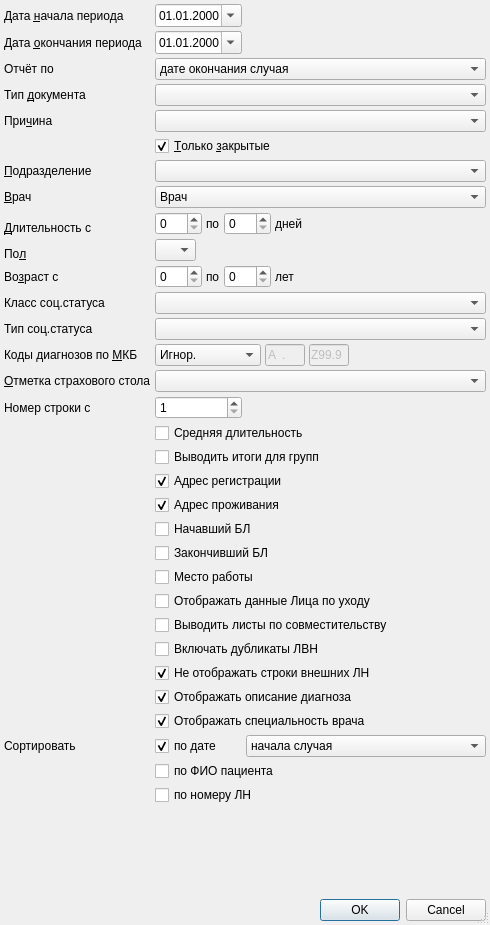
<?xml version="1.0" encoding="UTF-8"?>
<ui version="4.0">
 <class>TempInvalidF036SetupDialog</class>
 <widget class="QDialog" name="TempInvalidF036SetupDialog">
  <property name="windowModality">
   <enum>Qt::ApplicationModal</enum>
  </property>
  <property name="geometry">
   <rect>
    <x>0</x>
    <y>0</y>
    <width>490</width>
    <height>925</height>
   </rect>
  </property>
  <property name="windowTitle">
   <string>параметры отчёта</string>
  </property>
  <property name="sizeGripEnabled">
   <bool>true</bool>
  </property>
  <layout class="QGridLayout">
   <property name="margin">
    <number>4</number>
   </property>
   <property name="spacing">
    <number>4</number>
   </property>
   <item row="11" column="1" colspan="2">
    <widget class="QFrame" name="frmAge">
     <property name="frameShape">
      <enum>QFrame::NoFrame</enum>
     </property>
     <property name="frameShadow">
      <enum>QFrame::Raised</enum>
     </property>
     <layout class="QHBoxLayout">
      <property name="spacing">
       <number>4</number>
      </property>
      <property name="margin">
       <number>0</number>
      </property>
      <item>
       <widget class="QSpinBox" name="edtAgeFrom">
        <property name="sizePolicy">
         <sizepolicy hsizetype="Preferred" vsizetype="Fixed">
          <horstretch>0</horstretch>
          <verstretch>0</verstretch>
         </sizepolicy>
        </property>
        <property name="maximum">
         <number>150</number>
        </property>
       </widget>
      </item>
      <item>
       <widget class="QLabel" name="lblAgeTo">
        <property name="text">
         <string>по</string>
        </property>
        <property name="buddy">
         <cstring>edtAgeTo</cstring>
        </property>
       </widget>
      </item>
      <item>
       <widget class="QSpinBox" name="edtAgeTo">
        <property name="sizePolicy">
         <sizepolicy hsizetype="Preferred" vsizetype="Fixed">
          <horstretch>0</horstretch>
          <verstretch>0</verstretch>
         </sizepolicy>
        </property>
        <property name="maximum">
         <number>150</number>
        </property>
       </widget>
      </item>
      <item>
       <widget class="QLabel" name="lblAgeYears">
        <property name="text">
         <string>лет</string>
        </property>
        <property name="buddy">
         <cstring>edtAgeTo</cstring>
        </property>
       </widget>
      </item>
      <item>
       <spacer>
        <property name="orientation">
         <enum>Qt::Horizontal</enum>
        </property>
        <property name="sizeHint" stdset="0">
         <size>
          <width>21</width>
          <height>20</height>
         </size>
        </property>
       </spacer>
      </item>
     </layout>
    </widget>
   </item>
   <item row="15" column="1" colspan="2">
    <widget class="QFrame" name="frmMKB">
     <property name="frameShape">
      <enum>QFrame::NoFrame</enum>
     </property>
     <property name="frameShadow">
      <enum>QFrame::Raised</enum>
     </property>
     <layout class="QGridLayout">
      <property name="horizontalSpacing">
       <number>4</number>
      </property>
      <property name="verticalSpacing">
       <number>0</number>
      </property>
      <property name="margin">
       <number>0</number>
      </property>
      <item row="0" column="0">
       <widget class="QComboBox" name="cmbMKBFilter">
        <item>
         <property name="text">
          <string>Игнор.</string>
         </property>
        </item>
        <item>
         <property name="text">
          <string>Интервал</string>
         </property>
        </item>
        <item>
         <property name="text">
          <string>Без диагноза</string>
         </property>
        </item>
       </widget>
      </item>
      <item row="0" column="1">
       <widget class="CICDCodeEdit" name="edtMKBFrom">
        <property name="enabled">
         <bool>false</bool>
        </property>
        <property name="sizePolicy">
         <sizepolicy hsizetype="Fixed" vsizetype="Fixed">
          <horstretch>0</horstretch>
          <verstretch>0</verstretch>
         </sizepolicy>
        </property>
        <property name="maximumSize">
         <size>
          <width>40</width>
          <height>16777215</height>
         </size>
        </property>
        <property name="inputMask">
         <string>a00.00; </string>
        </property>
        <property name="text">
         <string>A.</string>
        </property>
        <property name="maxLength">
         <number>6</number>
        </property>
       </widget>
      </item>
      <item row="0" column="2">
       <widget class="CICDCodeEdit" name="edtMKBTo">
        <property name="enabled">
         <bool>false</bool>
        </property>
        <property name="sizePolicy">
         <sizepolicy hsizetype="Fixed" vsizetype="Fixed">
          <horstretch>0</horstretch>
          <verstretch>0</verstretch>
         </sizepolicy>
        </property>
        <property name="maximumSize">
         <size>
          <width>40</width>
          <height>16777215</height>
         </size>
        </property>
        <property name="inputMask">
         <string>a00.00; </string>
        </property>
        <property name="text">
         <string>Z99.9</string>
        </property>
        <property name="maxLength">
         <number>6</number>
        </property>
       </widget>
      </item>
      <item row="0" column="3">
       <spacer>
        <property name="orientation">
         <enum>Qt::Horizontal</enum>
        </property>
        <property name="sizeHint" stdset="0">
         <size>
          <width>40</width>
          <height>20</height>
         </size>
        </property>
       </spacer>
      </item>
     </layout>
    </widget>
   </item>
   <item row="1" column="2">
    <spacer>
     <property name="orientation">
      <enum>Qt::Horizontal</enum>
     </property>
     <property name="sizeHint" stdset="0">
      <size>
       <width>101</width>
       <height>20</height>
      </size>
     </property>
    </spacer>
   </item>
   <item row="17" column="0">
    <widget class="QLabel" name="lblInsuranceOfficeMark">
     <property name="text">
      <string>&amp;Отметка страхового стола</string>
     </property>
     <property name="buddy">
      <cstring>cmbInsuranceOfficeMark</cstring>
     </property>
    </widget>
   </item>
   <item row="14" column="1" colspan="2">
    <widget class="CRBComboBox" name="cmbSocStatusType"/>
   </item>
   <item row="37" column="1" colspan="2">
    <widget class="QCheckBox" name="chkNumberSort">
     <property name="text">
      <string>по номеру ЛН</string>
     </property>
    </widget>
   </item>
   <item row="26" column="1" colspan="2">
    <widget class="QCheckBox" name="chkEndPerson">
     <property name="text">
      <string>Закончивший БЛ</string>
     </property>
    </widget>
   </item>
   <item row="36" column="1" colspan="2">
    <widget class="QCheckBox" name="chkClientNameSort">
     <property name="text">
      <string>по ФИО пациента </string>
     </property>
    </widget>
   </item>
   <item row="30" column="1" colspan="2">
    <widget class="QCheckBox" name="chkTempInvalidDuplicateWork">
     <property name="text">
      <string>Включать дубликаты ЛВН</string>
     </property>
    </widget>
   </item>
   <item row="18" column="0">
    <widget class="QLabel" name="lblCntUser">
     <property name="text">
      <string>Номер строки с</string>
     </property>
    </widget>
   </item>
   <item row="34" column="2">
    <widget class="QComboBox" name="cmbDateSort">
     <item>
      <property name="text">
       <string>начала случая</string>
      </property>
     </item>
     <item>
      <property name="text">
       <string>начала ЛН</string>
      </property>
     </item>
    </widget>
   </item>
   <item row="18" column="1">
    <widget class="QSpinBox" name="edtCntUser">
     <property name="minimum">
      <number>1</number>
     </property>
     <property name="maximum">
      <number>999999999</number>
     </property>
    </widget>
   </item>
   <item row="7" column="1" colspan="2">
    <widget class="CPersonComboBoxEx" name="cmbPerson">
     <item>
      <property name="text">
       <string>Врач</string>
      </property>
     </item>
    </widget>
   </item>
   <item row="0" column="1">
    <widget class="CDateEdit" name="edtBegDate">
     <property name="sizePolicy">
      <sizepolicy hsizetype="Maximum" vsizetype="Fixed">
       <horstretch>0</horstretch>
       <verstretch>0</verstretch>
      </sizepolicy>
     </property>
     <property name="displayFormat">
      <string>dd.MM.yyyy</string>
     </property>
     <property name="calendarPopup">
      <bool>true</bool>
     </property>
    </widget>
   </item>
   <item row="29" column="1" colspan="2">
    <widget class="QCheckBox" name="chkTempInvalidDuplicate">
     <property name="text">
      <string>Выводить листы по совместительству</string>
     </property>
    </widget>
   </item>
   <item row="4" column="0">
    <widget class="QLabel" name="lblTempInvalidReason">
     <property name="text">
      <string>При&amp;чина</string>
     </property>
     <property name="buddy">
      <cstring>cmbReason</cstring>
     </property>
    </widget>
   </item>
   <item row="0" column="0">
    <widget class="QLabel" name="lblBegDate">
     <property name="text">
      <string>Дата &amp;начала периода</string>
     </property>
     <property name="buddy">
      <cstring>edtBegDate</cstring>
     </property>
    </widget>
   </item>
   <item row="39" column="0" colspan="3">
    <widget class="QDialogButtonBox" name="buttonBox">
     <property name="orientation">
      <enum>Qt::Horizontal</enum>
     </property>
     <property name="standardButtons">
      <set>QDialogButtonBox::Cancel|QDialogButtonBox::Ok</set>
     </property>
    </widget>
   </item>
   <item row="6" column="0">
    <widget class="QLabel" name="lblOrgStructure">
     <property name="text">
      <string>&amp;Подразделение</string>
     </property>
     <property name="buddy">
      <cstring>cmbOrgStructure</cstring>
     </property>
    </widget>
   </item>
   <item row="7" column="0">
    <widget class="QLabel" name="lblPerson">
     <property name="text">
      <string>&amp;Врач</string>
     </property>
     <property name="buddy">
      <cstring>cmbPerson</cstring>
     </property>
    </widget>
   </item>
   <item row="3" column="0">
    <widget class="QLabel" name="lblDocType">
     <property name="text">
      <string>Тип &amp;документа</string>
     </property>
     <property name="buddy">
      <cstring>cmbDoctype</cstring>
     </property>
    </widget>
   </item>
   <item row="25" column="1" colspan="2">
    <widget class="QCheckBox" name="chkBeginPerson">
     <property name="text">
      <string>Начавший БЛ</string>
     </property>
    </widget>
   </item>
   <item row="14" column="0">
    <widget class="QLabel" name="lblSocStatusType">
     <property name="text">
      <string>Тип соц.статуса</string>
     </property>
     <property name="buddy">
      <cstring>cmbSocStatusType</cstring>
     </property>
    </widget>
   </item>
   <item row="22" column="1" colspan="2">
    <widget class="QCheckBox" name="chkRegAddress">
     <property name="text">
      <string>Адрес регистрации</string>
     </property>
     <property name="checked">
      <bool>true</bool>
     </property>
    </widget>
   </item>
   <item row="6" column="1" colspan="2">
    <widget class="COrgStructureComboBox" name="cmbOrgStructure"/>
   </item>
   <item row="1" column="1">
    <widget class="CDateEdit" name="edtEndDate">
     <property name="sizePolicy">
      <sizepolicy hsizetype="Maximum" vsizetype="Fixed">
       <horstretch>0</horstretch>
       <verstretch>0</verstretch>
      </sizepolicy>
     </property>
     <property name="displayFormat">
      <string>dd.MM.yyyy</string>
     </property>
     <property name="calendarPopup">
      <bool>true</bool>
     </property>
    </widget>
   </item>
   <item row="12" column="1" colspan="2">
    <widget class="CSocStatusComboBox" name="cmbSocStatusClass"/>
   </item>
   <item row="18" column="2">
    <spacer name="horizontalSpacer">
     <property name="orientation">
      <enum>Qt::Horizontal</enum>
     </property>
     <property name="sizeHint" stdset="0">
      <size>
       <width>40</width>
       <height>20</height>
      </size>
     </property>
    </spacer>
   </item>
   <item row="1" column="0">
    <widget class="QLabel" name="lblEndDate">
     <property name="text">
      <string>Дата &amp;окончания периода</string>
     </property>
     <property name="buddy">
      <cstring>edtEndDate</cstring>
     </property>
    </widget>
   </item>
   <item row="3" column="1" colspan="2">
    <widget class="CRBComboBox" name="cmbDoctype"/>
   </item>
   <item row="11" column="0">
    <widget class="QLabel" name="lblAge">
     <property name="text">
      <string>Во&amp;зраст с</string>
     </property>
     <property name="buddy">
      <cstring>edtAgeFrom</cstring>
     </property>
    </widget>
   </item>
   <item row="5" column="1" colspan="2">
    <widget class="QCheckBox" name="chkOnlyClosed">
     <property name="text">
      <string>&amp;Только &amp;закрытые</string>
     </property>
     <property name="checked">
      <bool>true</bool>
     </property>
    </widget>
   </item>
   <item row="28" column="1" colspan="2">
    <widget class="QCheckBox" name="chkTempInvalidReceiver">
     <property name="text">
      <string>Отображать данные Лица по уходу</string>
     </property>
    </widget>
   </item>
   <item row="19" column="1" colspan="2">
    <widget class="QCheckBox" name="chkAverageDuration">
     <property name="text">
      <string>Средняя длительность</string>
     </property>
    </widget>
   </item>
   <item row="24" column="1" colspan="2">
    <widget class="QCheckBox" name="chkLocAddress">
     <property name="text">
      <string>Адрес проживания</string>
     </property>
     <property name="checked">
      <bool>true</bool>
     </property>
    </widget>
   </item>
   <item row="21" column="1" colspan="2">
    <widget class="QCheckBox" name="chkResultsForGroups">
     <property name="text">
      <string>Выводить итоги для групп</string>
     </property>
    </widget>
   </item>
   <item row="34" column="0">
    <widget class="QLabel" name="lblDataSort">
     <property name="text">
      <string>Сортировать</string>
     </property>
    </widget>
   </item>
   <item row="0" column="2">
    <spacer>
     <property name="orientation">
      <enum>Qt::Horizontal</enum>
     </property>
     <property name="sizeHint" stdset="0">
      <size>
       <width>101</width>
       <height>20</height>
      </size>
     </property>
    </spacer>
   </item>
   <item row="27" column="1" colspan="2">
    <widget class="QCheckBox" name="chkPlaceWork">
     <property name="text">
      <string>Место работы</string>
     </property>
    </widget>
   </item>
   <item row="4" column="1" colspan="2">
    <widget class="CRBComboBox" name="cmbReason"/>
   </item>
   <item row="17" column="1" colspan="2">
    <widget class="QComboBox" name="cmbInsuranceOfficeMark">
     <item>
      <property name="text">
       <string/>
      </property>
     </item>
     <item>
      <property name="text">
       <string>без отметки</string>
      </property>
     </item>
     <item>
      <property name="text">
       <string>с отметкой</string>
      </property>
     </item>
    </widget>
   </item>
   <item row="38" column="0">
    <spacer>
     <property name="orientation">
      <enum>Qt::Vertical</enum>
     </property>
     <property name="sizeHint" stdset="0">
      <size>
       <width>21</width>
       <height>21</height>
      </size>
     </property>
    </spacer>
   </item>
   <item row="32" column="1" colspan="2">
    <widget class="QCheckBox" name="chkShowMKBDescription">
     <property name="text">
      <string>Отображать описание диагноза</string>
     </property>
     <property name="checked">
      <bool>true</bool>
     </property>
    </widget>
   </item>
   <item row="15" column="0">
    <widget class="QLabel" name="lblMKB">
     <property name="text">
      <string>Коды диагнозов по &amp;МКБ</string>
     </property>
     <property name="buddy">
      <cstring>cmbMKBFilter</cstring>
     </property>
    </widget>
   </item>
   <item row="8" column="0" rowspan="2">
    <widget class="QLabel" name="lblDuration">
     <property name="text">
      <string>&amp;Длительность с</string>
     </property>
     <property name="buddy">
      <cstring>edtDurationFrom</cstring>
     </property>
    </widget>
   </item>
   <item row="2" column="1" colspan="2">
    <widget class="QComboBox" name="cmbPeriodIssueDate">
     <item>
      <property name="text">
       <string>дате окончания случая</string>
      </property>
     </item>
     <item>
      <property name="text">
       <string>периоду случая</string>
      </property>
     </item>
     <item>
      <property name="text">
       <string>дате выдаче ЛН</string>
      </property>
     </item>
    </widget>
   </item>
   <item row="12" column="0">
    <widget class="QLabel" name="lblSocStatusClass">
     <property name="text">
      <string>Класс соц.статуса</string>
     </property>
     <property name="buddy">
      <cstring>cmbSocStatusClass</cstring>
     </property>
    </widget>
   </item>
   <item row="34" column="1">
    <widget class="QCheckBox" name="chkDateSort">
     <property name="text">
      <string>по дате</string>
     </property>
     <property name="checked">
      <bool>true</bool>
     </property>
    </widget>
   </item>
   <item row="2" column="0">
    <widget class="QLabel" name="lblPeriodIssueDate">
     <property name="text">
      <string>Отчёт по</string>
     </property>
    </widget>
   </item>
   <item row="10" column="0">
    <widget class="QLabel" name="lblSex">
     <property name="text">
      <string>По&amp;л</string>
     </property>
     <property name="buddy">
      <cstring>cmbSex</cstring>
     </property>
    </widget>
   </item>
   <item row="33" column="1" colspan="2">
    <widget class="QCheckBox" name="chkShowPersonSpeciality">
     <property name="text">
      <string>Отображать специальность врача</string>
     </property>
     <property name="checked">
      <bool>true</bool>
     </property>
    </widget>
   </item>
   <item row="9" column="1" rowspan="2" colspan="2">
    <widget class="QFrame" name="frmSex">
     <property name="frameShape">
      <enum>QFrame::NoFrame</enum>
     </property>
     <property name="frameShadow">
      <enum>QFrame::Raised</enum>
     </property>
     <layout class="QHBoxLayout">
      <property name="spacing">
       <number>4</number>
      </property>
      <property name="margin">
       <number>0</number>
      </property>
      <item>
       <widget class="QComboBox" name="cmbSex">
        <item>
         <property name="text">
          <string/>
         </property>
        </item>
        <item>
         <property name="text">
          <string>М</string>
         </property>
        </item>
        <item>
         <property name="text">
          <string>Ж</string>
         </property>
        </item>
       </widget>
      </item>
      <item>
       <spacer>
        <property name="orientation">
         <enum>Qt::Horizontal</enum>
        </property>
        <property name="sizeHint" stdset="0">
         <size>
          <width>21</width>
          <height>20</height>
         </size>
        </property>
       </spacer>
      </item>
     </layout>
    </widget>
   </item>
   <item row="8" column="1" colspan="2">
    <widget class="QFrame" name="frmDuration">
     <property name="frameShape">
      <enum>QFrame::NoFrame</enum>
     </property>
     <property name="frameShadow">
      <enum>QFrame::Raised</enum>
     </property>
     <layout class="QHBoxLayout">
      <property name="spacing">
       <number>4</number>
      </property>
      <property name="margin">
       <number>0</number>
      </property>
      <item>
       <widget class="QSpinBox" name="edtDurationFrom">
        <property name="sizePolicy">
         <sizepolicy hsizetype="Preferred" vsizetype="Fixed">
          <horstretch>0</horstretch>
          <verstretch>0</verstretch>
         </sizepolicy>
        </property>
        <property name="maximum">
         <number>366</number>
        </property>
       </widget>
      </item>
      <item>
       <widget class="QLabel" name="lblDurationTo">
        <property name="text">
         <string>по</string>
        </property>
        <property name="buddy">
         <cstring>edtDurationTo</cstring>
        </property>
       </widget>
      </item>
      <item>
       <widget class="QSpinBox" name="edtDurationTo">
        <property name="sizePolicy">
         <sizepolicy hsizetype="Preferred" vsizetype="Fixed">
          <horstretch>0</horstretch>
          <verstretch>0</verstretch>
         </sizepolicy>
        </property>
        <property name="maximum">
         <number>366</number>
        </property>
       </widget>
      </item>
      <item>
       <widget class="QLabel" name="lblDurationDays">
        <property name="text">
         <string>дней</string>
        </property>
        <property name="buddy">
         <cstring>edtDurationTo</cstring>
        </property>
       </widget>
      </item>
      <item>
       <spacer>
        <property name="orientation">
         <enum>Qt::Horizontal</enum>
        </property>
        <property name="sizeHint" stdset="0">
         <size>
          <width>21</width>
          <height>20</height>
         </size>
        </property>
       </spacer>
      </item>
     </layout>
    </widget>
   </item>
   <item row="31" column="1" colspan="2">
    <widget class="QCheckBox" name="chkTempInvalidNoExternal">
     <property name="text">
      <string>Не отображать строки внешних ЛН</string>
     </property>
     <property name="checked">
      <bool>true</bool>
     </property>
    </widget>
   </item>
  </layout>
 </widget>
 <customwidgets>
  <customwidget>
   <class>CDateEdit</class>
   <extends>QDateEdit</extends>
   <header>library/DateEdit</header>
  </customwidget>
  <customwidget>
   <class>COrgStructureComboBox</class>
   <extends>QComboBox</extends>
   <header>Orgs/OrgStructComboBoxes.h</header>
  </customwidget>
  <customwidget>
   <class>CPersonComboBoxEx</class>
   <extends>QComboBox</extends>
   <header>Orgs/PersonComboBoxEx.h</header>
  </customwidget>
  <customwidget>
   <class>CICDCodeEdit</class>
   <extends>QLineEdit</extends>
   <header>library/ICDCodeEdit.h</header>
  </customwidget>
  <customwidget>
   <class>CRBComboBox</class>
   <extends>QComboBox</extends>
   <header>library/crbcombobox.h</header>
  </customwidget>
  <customwidget>
   <class>CSocStatusComboBox</class>
   <extends>QComboBox</extends>
   <header>Registry/SocStatusComboBox.h</header>
  </customwidget>
 </customwidgets>
 <tabstops>
  <tabstop>edtBegDate</tabstop>
  <tabstop>edtEndDate</tabstop>
  <tabstop>cmbPeriodIssueDate</tabstop>
  <tabstop>cmbDoctype</tabstop>
  <tabstop>cmbReason</tabstop>
  <tabstop>chkOnlyClosed</tabstop>
  <tabstop>cmbOrgStructure</tabstop>
  <tabstop>cmbPerson</tabstop>
  <tabstop>edtDurationFrom</tabstop>
  <tabstop>edtDurationTo</tabstop>
  <tabstop>cmbSex</tabstop>
  <tabstop>edtAgeFrom</tabstop>
  <tabstop>edtAgeTo</tabstop>
  <tabstop>cmbSocStatusClass</tabstop>
  <tabstop>cmbSocStatusType</tabstop>
  <tabstop>cmbMKBFilter</tabstop>
  <tabstop>edtMKBFrom</tabstop>
  <tabstop>edtMKBTo</tabstop>
  <tabstop>cmbInsuranceOfficeMark</tabstop>
  <tabstop>edtCntUser</tabstop>
  <tabstop>chkAverageDuration</tabstop>
  <tabstop>chkBeginPerson</tabstop>
  <tabstop>chkResultsForGroups</tabstop>
  <tabstop>chkLocAddress</tabstop>
  <tabstop>chkEndPerson</tabstop>
  <tabstop>chkPlaceWork</tabstop>
  <tabstop>chkTempInvalidReceiver</tabstop>
  <tabstop>chkTempInvalidDuplicate</tabstop>
  <tabstop>chkTempInvalidDuplicateWork</tabstop>
  <tabstop>chkTempInvalidNoExternal</tabstop>
  <tabstop>chkDateSort</tabstop>
  <tabstop>cmbDateSort</tabstop>
  <tabstop>chkClientNameSort</tabstop>
  <tabstop>chkNumberSort</tabstop>
  <tabstop>buttonBox</tabstop>
  <tabstop>chkRegAddress</tabstop>
  <tabstop>chkShowMKBDescription</tabstop>
  <tabstop>chkShowPersonSpeciality</tabstop>
 </tabstops>
 <resources/>
 <connections>
  <connection>
   <sender>buttonBox</sender>
   <signal>accepted()</signal>
   <receiver>TempInvalidF036SetupDialog</receiver>
   <slot>accept()</slot>
   <hints>
    <hint type="sourcelabel">
     <x>190</x>
     <y>793</y>
    </hint>
    <hint type="destinationlabel">
     <x>119</x>
     <y>239</y>
    </hint>
   </hints>
  </connection>
  <connection>
   <sender>buttonBox</sender>
   <signal>rejected()</signal>
   <receiver>TempInvalidF036SetupDialog</receiver>
   <slot>reject()</slot>
   <hints>
    <hint type="sourcelabel">
     <x>282</x>
     <y>793</y>
    </hint>
    <hint type="destinationlabel">
     <x>316</x>
     <y>234</y>
    </hint>
   </hints>
  </connection>
  <connection>
   <sender>chkDateSort</sender>
   <signal>toggled(bool)</signal>
   <receiver>cmbDateSort</receiver>
   <slot>setEnabled(bool)</slot>
   <hints>
    <hint type="sourcelabel">
     <x>182</x>
     <y>721</y>
    </hint>
    <hint type="destinationlabel">
     <x>312</x>
     <y>720</y>
    </hint>
   </hints>
  </connection>
 </connections>
</ui>
